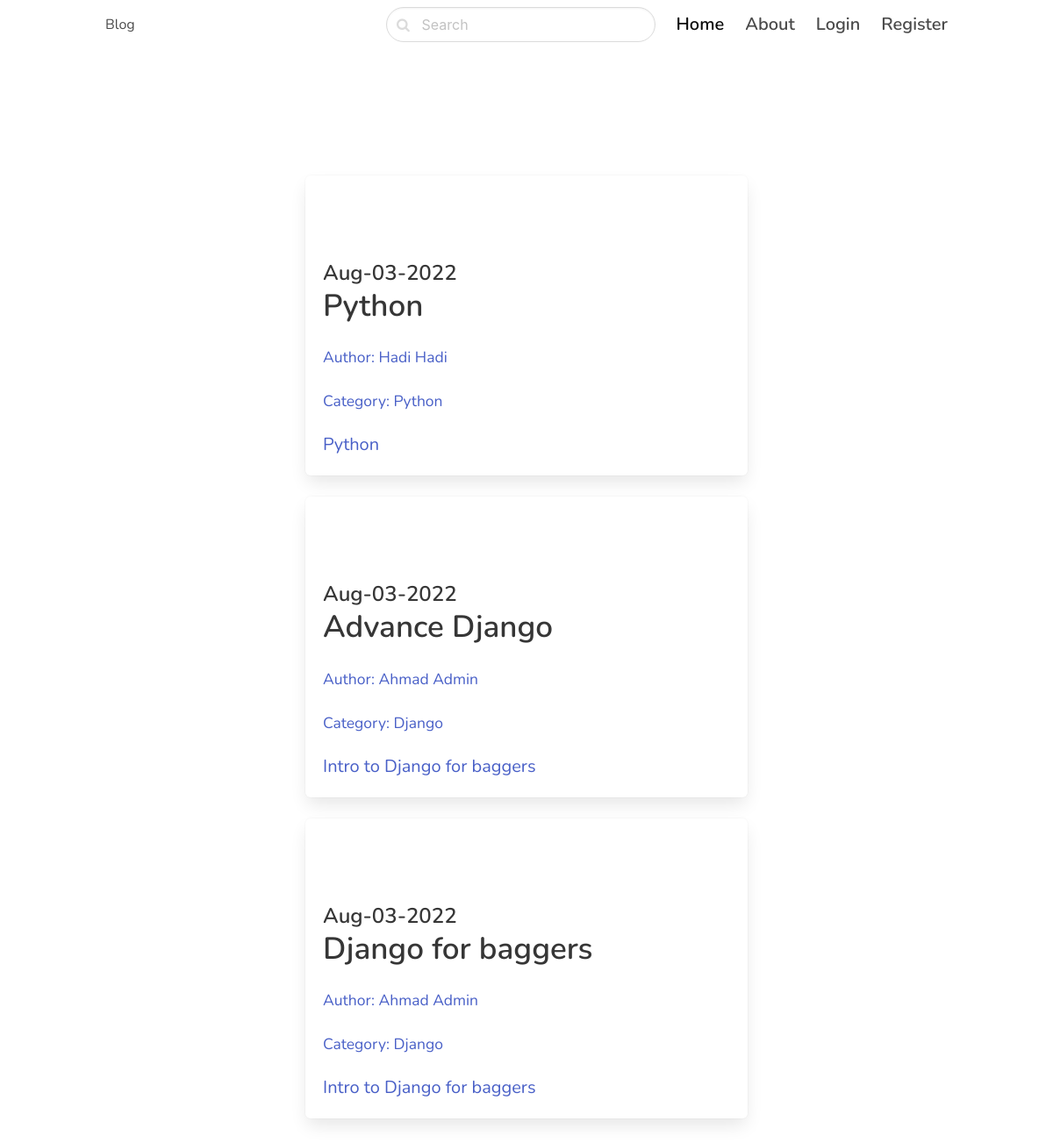
The page / on the database its author committed.
### blog/models.py (models this page shows, shortened)
class CreateTime(models.Model):
    created_at = models.DateTimeField(auto_now_add=True)
    class Meta:
        abstract = True

class Post(CreateTime):
    ACTIVE = 'active'
    DRAFT = 'draft'
    CHOICES = (
        (ACTIVE, 'Active'),
        (DRAFT, 'Draft'),
    )
    title = models.CharField(max_length=256)
    slug = models.SlugField()
    intro = models.TextField()
    body = models.TextField()
    status = models.CharField(max_length=256, choices=CHOICES, default=ACTIVE)
    image = models.ImageField(upload_to = 'uploads/', blank = True, null = True)
    category = models.ForeignKey(Category, on_delete= models.CASCADE, related_name='posts')
    author = models.ForeignKey(CustomUser, on_delete= models.CASCADE, related_name='feeds')
    class Meta:
        ordering = ['-created_at']

class Category(models.Model):
    title = models.CharField(max_length= 256)
    slug = models.SlugField()
    def __str__(self) -> str:
        return self.title
    class Meta:
        verbose_name_plural = 'Categories'

### accounts/models.py (models this page shows, shortened)
class CustomUser(AbstractBaseUser, PermissionsMixin):
    email = models.EmailField(
        unique=True,
        blank=False,
        null=False,
        max_length=256
    )
    first_name = models.CharField(max_length=256)
    last_name = models.CharField(max_length=256)
    date_joined = models.DateTimeField(auto_now_add=True)
    last_login = models.DateTimeField(auto_now=True)
    is_staff = models.BooleanField(default=False)
    is_active = models.BooleanField(default=True)
    is_superuser = models.BooleanField(default=False)
    USERNAME_FIELD = 'email'
    REQUIRED_FIELDS = ['first_name', 'last_name']
    objects = CustomUserManager()
    def __str__(self) -> str:
        return f'{self.first_name} {self.last_name}'
    class Meta:
        verbose_name = 'User'
        verbose_name_plural = 'Users'

### blog/views.py (the view)
# urls.py: path('', PostListView.as_view(), name='frontpage'),
class PostListView(ListView):
    template_name = 'core/frontpage.html'
    queryset = Post.objects.filter(status = Post.ACTIVE)
    context_object_name = 'posts'

### templates/core/frontpage.html (shortened to what this page needs)
{% extends 'core/base.html' %}
{% block content %}
<section class="hero">
    <div class=" hero-body">
        <div class="container">
            <section class="section">
                <div class="columns">
                    <div class="column is-8 is-offset-2">
                        {% for post in posts %}
                        <div class="content box is-medium">
                            <a href= "{% url 'post_detail' post.category.slug post.slug %}">
                        {% if post.image %}
                            <figure class="image mb-6">
                            </figure>
                            {% endif %}
                            <h2 class="subtitle is-4">
                                {{ post.created_at | date:'M-d-Y' }}
                            </h2>
                            <h2 class="title">
                                {{ post.title }}
                            </h2>
                            <p><small>Author: {{ post.author }}</small></p>
                                <p><small>Category: {{ post.category }}</small></p>
                            <p>
                                {{ post.intro }}
                            </p>
                            </a>
                        </div>
                        {% endfor%}
                    </div>
                </div>
            </section>
        </div>
    </div>
</section>
{% endblock content %}

### templates/core/base.html (style rules this page uses)
body { font-family: 'Nunito', sans-serif; }

### rows shown on the page
Post: created_at "Aug-03-2022", title "Python", author "Hadi Hadi", category "Python", intro "Python"
Post: created_at "Aug-03-2022", title "Advance Django", author "Ahmad Admin", category "Django", intro "Intro to Django for baggers"
Post: created_at "Aug-03-2022", title "Django for baggers", author "Ahmad Admin", category "Django", intro "Intro to Django for baggers"
